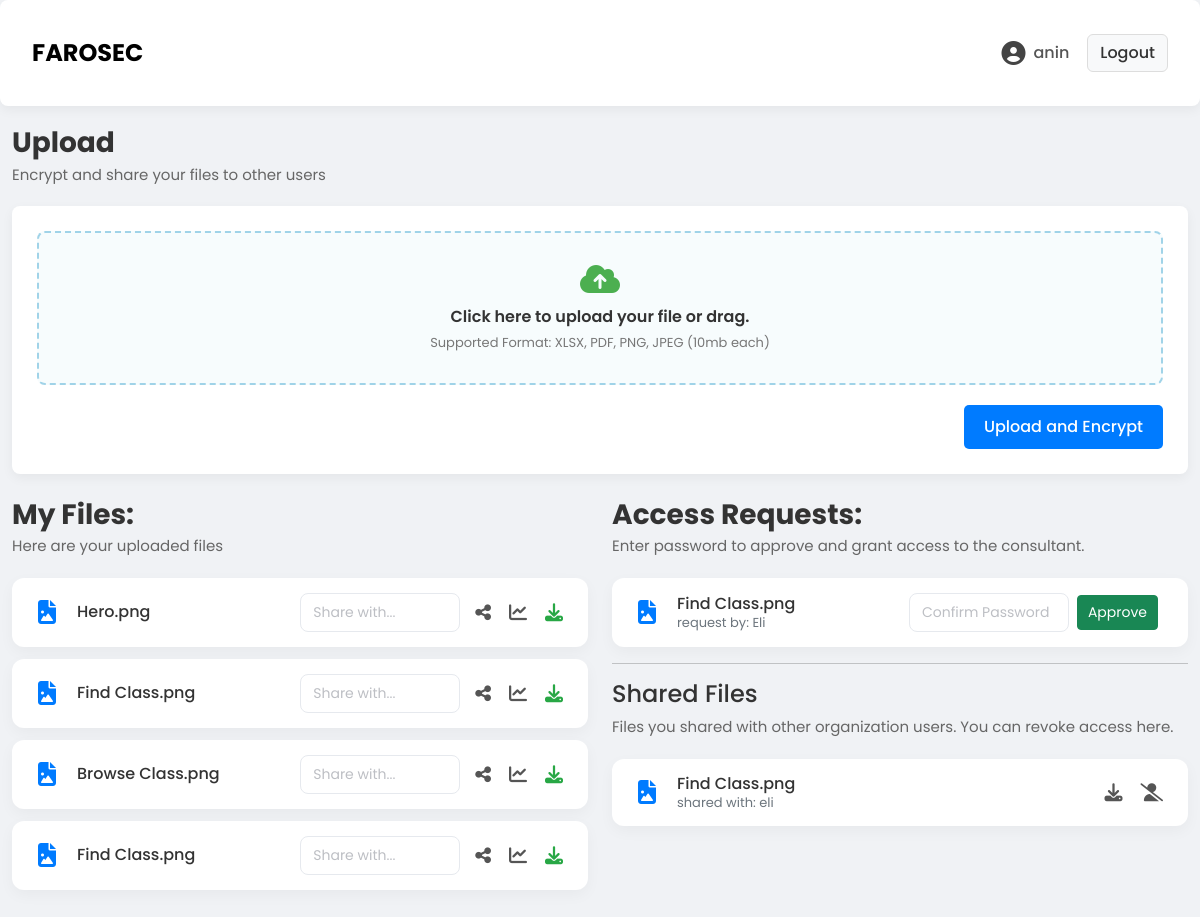
The page /dashboard (signed in) on the database its author committed.
### app.py (models this page shows)
class User(db.Model, UserMixin):
    id = db.Column(db.Integer, primary_key=True)
    username = db.Column(db.String(20), unique=True, nullable=False)
    password = db.Column(db.String(60), nullable=False)
    image_file = db.Column(db.String(20), nullable=False, default='default.jpg')
    role = db.Column(db.String(20), nullable=False)  # 'organization' or 'consultant'
    public_key = db.Column(db.Text, nullable=False) # RSA Public Key (SQL Storage)

class File(db.Model):
    id = db.Column(db.Integer, primary_key=True)
    filename = db.Column(db.String(100), nullable=False)
    filepath = db.Column(db.String(100), nullable=False)
    owner_id = db.Column(db.Integer, db.ForeignKey('user.id'), nullable=False)
    encrypted_aes_key = db.Column(db.Text, nullable=False)

class AccessRequest(db.Model):
    id = db.Column(db.Integer, primary_key=True)
    consultant_id = db.Column(db.Integer, db.ForeignKey('user.id'), nullable=False)
    file_id = db.Column(db.Integer, db.ForeignKey('file.id'), nullable=False)
    status = db.Column(db.String(20), default='pending')
    encrypted_shared_key = db.Column(db.Text, nullable=True)
    consultant = db.relationship('User', foreign_keys=[consultant_id])
    file = db.relationship('File', foreign_keys=[file_id])

class FilePermission(db.Model):
    id = db.Column(db.Integer, primary_key=True)
    file_id = db.Column(db.Integer, db.ForeignKey('file.id'), nullable=False)
    shared_with_user_id = db.Column(db.Integer, db.ForeignKey('user.id'), nullable=False)
    file = db.relationship('File', backref=db.backref('permissions', lazy=True))
    user = db.relationship('User', backref=db.backref('shared_files', lazy=True))

### app.py (the view)
@app.route('/dashboard')
@login_required
def dashboard():
    if current_user.role == 'organization':
        my_files = File.query.filter_by(owner_id=current_user.id).order_by(File.id.desc()).all()
        pending_requests = AccessRequest.query.join(File).filter(File.owner_id == current_user.id, AccessRequest.status == 'pending').all()
        shared_permissions = FilePermission.query.join(File).filter(File.owner_id == current_user.id).order_by(FilePermission.id.desc()).all()
        return render_template('dashboard.html', files=my_files, requests=pending_requests, shared_permissions=shared_permissions)
    elif current_user.role == 'consultant':
        all_files = File.query.join(User).filter(User.role == 'organization').order_by(File.id.desc()).all()
        my_requests = {r.file_id: r.status for r in AccessRequest.query.filter_by(consultant_id=current_user.id).all()}
        return render_template('dashboard.html', all_files=all_files, my_requests=my_requests)

### app.py (called while the page is built)
@login_manager.user_loader
def load_user(user_id):
    return User.query.get(int(user_id))

### templates/dashboard.html (shortened to what this page needs)
{% extends "layout.html" %} {% block content %}
{% if current_user.role == 'organization' %}
<div class="file-section">
  <h3>Upload</h3>
  <p class="description">Encrypt and share your files to other users</p>
  <div class="card upload-section">
    <div class="card-body">
      <form
        action="{{ url_for('upload_file') }}"
        method="POST"
        enctype="multipart/form-data"
        id="uploadForm"
      >
        <div id="drop-zone-container">
          <label for="file" class="file-upload-label" id="drop-zone">
            <i class="fa-solid fa-cloud-arrow-up"></i>
            <span class="upload-text"
              >Click here to upload your file or drag.</span
            >
            <span class="supported-formats"
              >Supported Format: XLSX, PDF, PNG, JPEG (10mb each)</span
            >
          </label>
        </div>
        <div class="upload-options">
          <button type="submit" class="btn btn-primary upload-encrypt-btn">
            Upload and Encrypt
          </button>
        </div>
      </form>
    </div>
  </div>
</div>
<div class="file-sections-wrapper">
  <div class="file-section">
    <div class="file-section-header">
      <div>
        <h3>My Files:</h3>
        <p class="description">Here are your uploaded files</p>
      </div>
    </div>
    {% set ns = namespace(found_files=False) %} {% for file in files %} {% if
    file.encryption_algorithm == current_filter %} {% set ns.found_files = True
    %}
    <div class="file-item-card">
      {% set ext = file.filename.split('.')[-1] | lower %}
      <i
        class="fa-solid {% if ext == 'xlsx' or ext == 'xls' %} fa-file-excel file-icon excel {% elif ext == 'pdf' %} fa-file-pdf file-icon pdf {% elif ext == 'png' or ext == 'jpg' or ext == 'jpeg' %} fa-file-image file-icon image {% else %} fa-file file-icon other {% endif %}"
      ></i>
      <div class="file-info">
        <strong>{{ file.filename }}</strong>
      </div>
      <form
        action="{{ url_for('share_file') }}"
        method="POST"
        class="d-flex share-form"
        id="share-form-{{ loop.index }}"
      >
        <input
          type="text"
          class="form-control form-control-sm"
          name="username"
          placeholder="Share with..."
          required
        />
      </form>
      <div class="file-actions">
        <button
          type="submit"
          form="share-form-{{ loop.index }}"
          class="btn btn-action"
          title="Share"
        >
          <i class="fa-solid fa-share-nodes"></i>
        </button>
        <a
          href="{{ url_for('benchmark_file', file_id=file.id) }}"
          class="btn btn-action"
          title="Compare"
        >
          <i class="fa-solid fa-chart-line"></i>
        </a>
        <a
          href="{{ url_for('download_file', file_id=file.id) }}"
          class="btn btn-action download"
          title="Download"
        >
          <i class="fa-solid fa-download"></i>
        </a>
      </div>
    </div>
    {% endif %} {% else %}
    <p class="no-files-message">You have not uploaded any files.</p>
    {% endfor %}
  </div>
  <div class="file-section">
    <h3>Access Requests:</h3>
    <p class="description">
      Enter password to approve and grant access to the consultant.
    </p>
    {% for req in requests %}
    <div class="file-item-card">
      {% set ext = req.file.filename.split('.')[-1] | lower %}
      <i
        class="fa-solid {% if ext == 'xlsx' or ext == 'xls' %} fa-file-excel file-icon excel {% elif ext == 'pdf' %} fa-file-pdf file-icon pdf {% elif ext == 'png' or ext == 'jpg' or ext == 'jpeg' %} fa-file-image file-icon image {% else %} fa-file file-icon other {% endif %}"
      ></i>
      <div class="file-info">
        <strong>{{ req.file.filename }}</strong>
        <small class="file-algo-tag"
          >request by: {{ req.consultant.username }}</small
        >
      </div>
      <div class="file-actions">
        <form
          action="{{ url_for('approve_request', request_id=req.id) }}"
          method="POST"
          class="share-form"
        >
          <input
            type="password"
            name="password_verify"
            class="form-control form-control-sm"
            placeholder="Confirm Password"
            required
          />
          <button type="submit" class="btn btn-success btn-sm">Approve</button>
        </form>
      </div>
    </div>
    {% else %}
    <p class="no-files-message">No files have been shared with you.</p>
    {% endfor %}
    <hr />
    <h4>Shared Files</h4>
    <p class="description">Files you shared with other organization users. You can revoke access here.</p>
    {% if shared_permissions %}
      {% for perm in shared_permissions %}
      <div class="file-item-card">
        {% set ext = perm.file.filename.split('.')[-1] | lower %}
        <i
          class="fa-solid {% if ext == 'xlsx' or ext == 'xls' %} fa-file-excel file-icon excel {% elif ext == 'pdf' %} fa-file-pdf file-icon pdf {% elif ext == 'png' or ext == 'jpg' or ext == 'jpeg' %} fa-file-image file-icon image {% else %} fa-file file-icon other {% endif %}"
        ></i>
        <div class="file-info">
          <strong>{{ perm.file.filename }}</strong>
          <small class="file-algo-tag">shared with: {{ perm.user.username }}</small>
        </div>
        <div class="file-actions">
          <a href="{{ url_for('download_file', file_id=perm.file.id) }}" class="btn btn-action" title="Download">
            <i class="fa-solid fa-download"></i>
          </a>
          <form action="{{ url_for('revoke_share', permission_id=perm.id) }}" method="POST" style="display:inline;">
            <button type="submit" class="btn btn-action" title="Revoke share" onclick="return confirm('Revoke share for {{ perm.user.username }}?')">
              <i class="fa-solid fa-user-slash"></i>
            </button>
          </form>
        </div>
      </div>
      {% endfor %}
    {% else %}
      <p class="no-files-message">You haven't shared any files yet.</p>
    {% endif %}
  </div>
{% endif %}
{% endblock %}

### templates/layout.html (shortened to what this page needs)
<!DOCTYPE html>
<html lang="en">
<head>
    <link href="https://cdn.jsdelivr.net/npm/bootstrap@5.3.3/dist/css/bootstrap.min.css" rel="stylesheet">
    <link rel="stylesheet" href="https://cdnjs.cloudflare.com/ajax/libs/font-awesome/6.5.1/css/all.min.css">
    <link rel="stylesheet" href="{{ url_for('static', filename='style.css') }}">
</head>
<body>
    <nav class="navbar navbar-expand-lg">
        <div class="container">
            <a class="navbar-brand" href="{{ url_for('dashboard') }}">FAROSEC</a>
            <div class="collapse navbar-collapse" id="navbarNav">
                <ul class="navbar-nav ms-auto align-items-center">
                {% if current_user.is_authenticated %}
                    {% set profile_pic_url = url_for('static', filename='profile_pics/' + current_user.image_file) %}
                    <li class="nav-item">
                        <a class="nav-link username-link" href="{{ url_for('profile') }}">
                            <i class="fa-solid fa-user-circle profile-icon"></i>
                            <span class="username-text">{{ current_user.username }}</span>
                        </a>
                    </li>
                    <li class="nav-item">
                        <a class="nav-link logout-btn" href="{{ url_for('logout') }}">Logout</a>
                    </li>
                {% endif %}
                </ul>
            </div>
        </div>
    </nav>
    <main class="container">
        {% block content %}{% endblock %}
    </main>
</body>
</html>

### static/style.css (style rules this page uses)
body { background-color: #f0f2f5; font-family: "Poppins", sans-serif; color: #333; }
.container { max-width: 1200px; margin-top: 20px; margin-bottom: 20px; }
.navbar { background-color: #ffffff; border-radius: 8px; box-shadow: 0 4px 12px rgba(0, 0, 0, 0.05); padding: 10px 20px; margin-bottom: 20px; }
.navbar-brand { font-size: 24px; font-weight: 700; }
.navbar-nav .username-link { display: flex; align-items: center; color: #555; font-weight: 500; }
.navbar-nav .profile-icon { font-size: 24px; margin-right: 8px; color: #444; }
.navbar-nav .username-text { font-weight: 500; }
.navbar-nav .logout-btn { background-color: #f8f9fa; border: 1px solid #ddd; color: #333; font-weight: 500; border-radius: 6px; padding: 6px 12px !important; margin-left: 10px; transition: background-color 0.2s ease, color 0.2s ease; }
.card { border: none; border-radius: 8px; box-shadow: 0 4px 12px rgba(0, 0, 0, 0.05); margin-bottom: 1.5rem; overflow: hidden; }
.card .card-body { padding: 25px; }
.upload-section { background-color: #ffffff; }
.file-upload-label { display: flex; flex-direction: column; align-items: center; justify-content: center; padding: 30px; border: 2px dashed #a0d3e8; border-radius: 8px; background-color: #f7fcfd; cursor: pointer; text-align: center; transition: background-color 0.2s ease, border-color 0.2s ease; }
.file-upload-label .fa-cloud-arrow-up { font-size: 32px; color: #4caf50; margin-bottom: 10px; }
.file-upload-label .upload-text { font-weight: 600; color: #333; font-size: 16px; }
.file-upload-label .supported-formats { font-size: 13px; color: #777; margin-top: 4px; }
.upload-options { display: flex; justify-content: flex-end; margin-top: 20px; }
.upload-encrypt-btn { background-color: #007bff; border: none; font-weight: 500; border-radius: 5px; padding: 10px 20px; font-size: 16px; }
.file-sections-wrapper { display: grid; grid-template-columns: 1fr 1fr; gap: 1.5rem; margin-top: 1.5rem; }
.file-section { background-color: transparent; box-shadow: none; padding: 0; }
.file-section h3 { font-size: 28px; font-weight: 700; margin-bottom: 4px; }
.file-section p.description { font-size: 15px; color: #666; margin-bottom: 20px; }
.file-section-header { display: flex; justify-content: space-between; align-items: flex-start; margin-bottom: 20px; }
.file-section-header h3 { margin-bottom: 4px; }
.file-section-header p.description { margin-bottom: 0; }
.file-item-card { display: flex; align-items: center; background-color: #ffffff; border-radius: 12px; box-shadow: 0 5px 15px rgba(0, 0, 0, 0.04); padding: 15px 20px; margin-bottom: 12px; transition: box-shadow 0.2s ease; }
.file-icon { font-size: 24px; width: 30px; text-align: center; margin-right: 15px; }
.file-icon.image { color: #007bff; }
.file-info { flex-grow: 1; display: flex; flex-direction: column; justify-content: center; line-height: 1.3; }
.file-info strong { font-weight: 500; color: #333; }
.file-algo-tag { font-size: 13px; color: #6c757d; font-weight: 400; line-height: 1.2; }
.share-form { display: inline-flex; align-items: center; gap: 8px; margin-left: auto; margin-right: 10px; }
.file-item-card .file-actions .share-form input, .file-section .share-form input { width: 160px; font-size: 14px; font-family: "Poppins", sans-serif; padding: 8px 12px; background-color: #ffffff; border: 1px solid #e6e9ee; border-radius: 8px; transition: border-color 0.15s ease, box-shadow 0.15s ease; color: #495057; }
.file-item-card .file-actions .share-form input::placeholder, .file-section .share-form input::placeholder { color: #bdbfc4; }
.share-form .btn { height: auto; padding: 6px 10px; }
.file-actions { display: flex; align-items: center; gap: 8px; }
.file-actions .btn.btn-action { background: none; border: none; color: #555; font-size: 18px; padding: 5px; transition: color 0.2s ease; }
.file-actions .btn.btn-action.download { color: #28a745; }

### rows shown on the page
User: username "anin"
File: filename "Hero.png"
File: filename "Find Class.png"
File: filename "Browse Class.png"
File: filename "Find Class.png"
AccessRequest: file.filename "Find Class.png", consultant.username "Eli"
FilePermission: file.filename "Find Class.png", user.username "eli"
